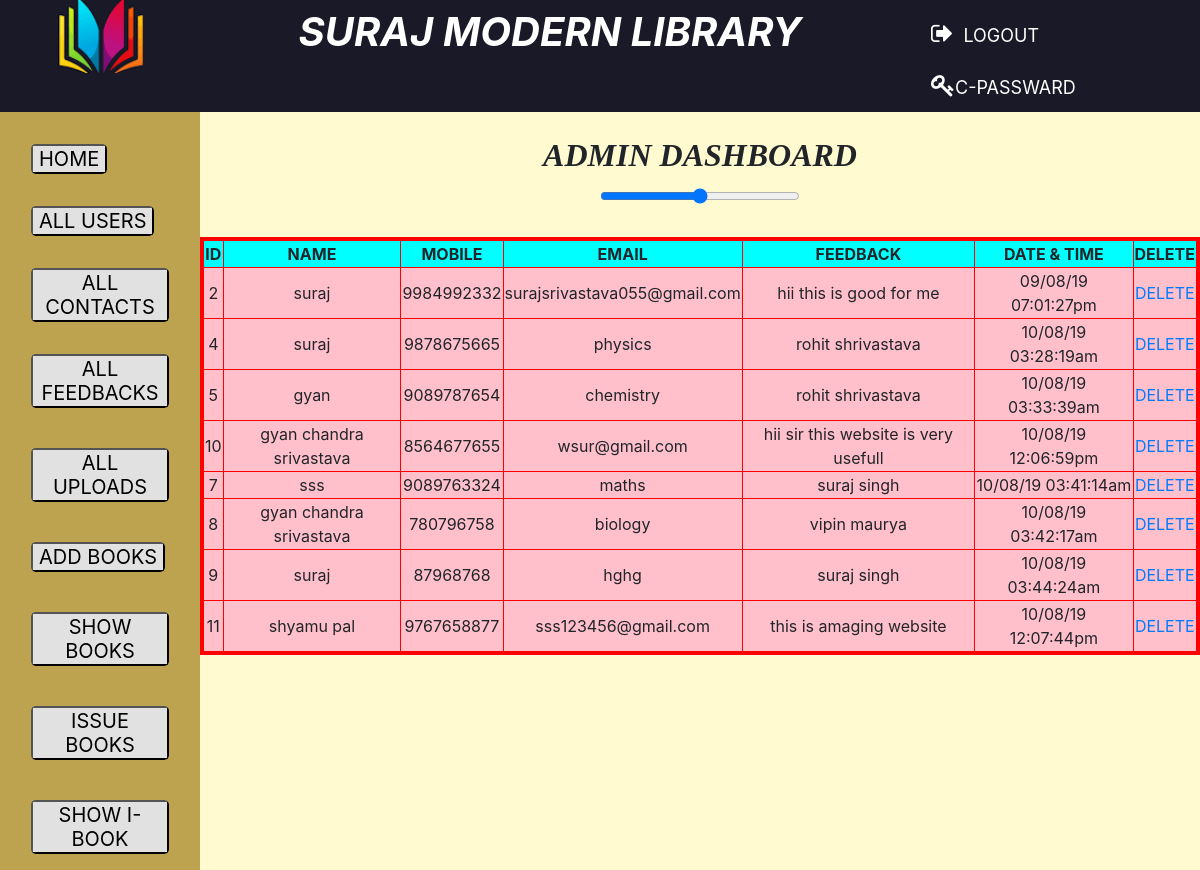
The page /allfeedback.php on the database its author committed.
### tables this page shows
CREATE TABLE IF NOT EXISTS `feedback` (
  `id` int(5) NOT NULL AUTO_INCREMENT,
  `name` varchar(50) NOT NULL,
  `mobile` varchar(50) NOT NULL,
  `email` varchar(50) NOT NULL,
  `feedback` varchar(500) NOT NULL,
  `datetime` varchar(50) NOT NULL,
  PRIMARY KEY (`id`)
);

### allfeedback.php (the view, shortened to what this page needs)
<!DOCTYPE html>
<html>
<head>
  <link rel="stylesheet" type="text/css" href="style.css">
    <link rel="stylesheet" href="css/bootstrap.min.css" />
    <link rel="stylesheet" href="css/animate.css" />
    <link rel="stylesheet" href="font-awesome.css" />
    <link rel="stylesheet" href="css/hover.css" />
    <link rel="stylesheet" href="css/style.css" />
</head>
<body>
<div class="container-fluid">
  <div class="row">
    <div class="col-sm-12"  style="background:#191927;">
      <div class="row">
    <div class="col-sm-2"style="background:#191927;">
              <center> <img src="pic/logo1.png"class="img img-fluid " style="height:73px;"></center>
           </div>
           <div class="col-sm-7 h1 text-white text-center mt-2">
              <i><b>SURAJ MODERN LIBRARY</b></i>
    </div>
    <div class="col-sm-3 mt-2">
      <ul class="nav nav-pills">
  <li class="nav-item ">
    <a class="nav-link" href="logoutcode.php?id=1"><font size="5px;"><i class="fa fa-sign-out text-white" aria-hidden="true"></i></font><font size="4px" class="text-white">&nbsp LOGOUT</font></a>
  </li>
  <li class="nav-item ">
    <a class="nav-link" href="changepassword.php"><font size="5px;"><i class="fa fa-key text-white " aria-hidden="true"></i></font><font size="4px" class="text-white">C-PASSWARD</font></a>
  </li>
</ul>
  </div>
             <div class="col-sm-12">
              <div class="row">
                <div class="col-sm-2"style="background:#bda24f">
                <nav class="nav flex-column">
                        <a class="nav-link text-left h5 mt-4" href="dashboard.php"><button class=" hvr-rectangle-in" style="border-radius:5px;">HOME</button></a>
                         <a class="nav-link text-left h5 mt-2" href="allregister.php"><button class=" hvr-rectangle-in" style="border-radius:5px;">ALL USERS</button></a>
                          <a class="nav-link text-left h5 mt-2" href="allcontact.php"><button class=" hvr-rectangle-in" style="border-radius:5px;">ALL CONTACTS</button></a>
                          <a class="nav-link text-left h5 mt-2" href="allfeedback.php"><button class=" hvr-rectangle-in" style="border-radius:5px;">ALL FEEDBACKS</button></a>
                        <a class="nav-link text-left h5 mt-3" href="allupload.php"><button class=" hvr-rectangle-in" style="border-radius:5px;">ALL UPLOADS</button></a>
                          <a class="nav-link text-left h5 mt-3" href="addbook.php"><button class=" hvr-rectangle-in" style="border-radius:5px;">ADD BOOKS</button></a>
                          <a class="nav-link text-left h5 mt-3" href="alladdbook.php"><button class=" hvr-rectangle-in" style="border-radius:5px;">SHOW BOOKS</button></a>
                          <a class="nav-link text-left h5 mt-3" href="issuebook.php"><button class=" hvr-rectangle-in" style="border-radius:5px;">ISSUE BOOKS</button></a>
                            <a class="nav-link text-left h5 mt-3" href="allissuebook.php"><button class=" hvr-rectangle-in" style="border-radius:5px;">SHOW I-BOOK</button></a>
                        </nav>
                </div>
                <div class="col-sm-10"style="background: #fffad0">
                  <div class="row">
                    <div class="col-sm-12 text-center h2 mt-4"style="font-family:algerian;"><i><b>ADMIN DASHBOARD</i></b>
                       <p><input type="range" name="" style="width:200px;"></p>
                  </div>
                    <div class="col-sm-12">
                      <div class="row">
       <table border=4 bordercolor=red align=center>
       	<tr bgcolor="cyan" align=center>
       		<th>ID</th>
       		<th>NAME</th>
       		<th>MOBILE</th>
       		<th>EMAIL</th>
       		<th>FEEDBACK</th>
       		<th>DATE & TIME</th>
          <th>DELETE</th>
       	</tr>
     <?php
     $con=mysqli_connect("localhost","root","","collagelibrary");
     $sel="select * from feedback";
     $r=mysqli_query($con,$sel);
    while($k=mysqli_fetch_array($r,MYSQLI_BOTH))
{
 	?>
       	<tr bgcolor="pink" align=center>
       		<td><?php echo $k['0']?></td>
       		<td><?php echo $k['1']?> </td>
       		<td><?php echo $k['2']?> </td>
       		<td><?php echo $k['3']?></td>
       		<td><?php echo $k['4']?></td>
       		<td><?php echo $k['5']?></td>
          <td><a href="feedbackdel.php?id=<?php echo $k['0'];?>">DELETE</a></td>
       	</tr>
       	<?php
       }
?>
</table>
</div>
</div>
</body>
</html>

### css/style.css (style rules this page uses)
body { background-color:#f1f1f2 }

### rows shown on the page
feedback: id "2", name "suraj", mobile "9984992332", email "surajsrivastava055@gmail.com", feedback "hii this is good for me", datetime "09/08/19 07:01:27pm"
feedback: id "4", name "suraj", mobile "9878675665", email "physics", feedback "rohit shrivastava", datetime "10/08/19 03:28:19am"
feedback: id "5", name "gyan", mobile "9089787654", email "chemistry", feedback "rohit shrivastava", datetime "10/08/19 03:33:39am"
feedback: id "10", name "gyan chandra srivastava", mobile "8564677655", email "wsur@gmail.com", feedback "hii sir this website is very usefull", datetime "10/08/19 12:06:59pm"
feedback: id "7", name "sss", mobile "9089763324", email "maths", feedback "suraj singh", datetime "10/08/19 03:41:14am"
feedback: id "8", name "gyan chandra srivastava", mobile "780796758", email "biology", feedback "vipin maurya", datetime "10/08/19 03:42:17am"
feedback: id "9", name "suraj", mobile "87968768", email "hghg", feedback "suraj singh", datetime "10/08/19 03:44:24am"
feedback: id "11", name "shyamu pal", mobile "9767658877", email "sss123456@gmail.com", feedback "this is amaging website", datetime "10/08/19 12:07:44pm"
